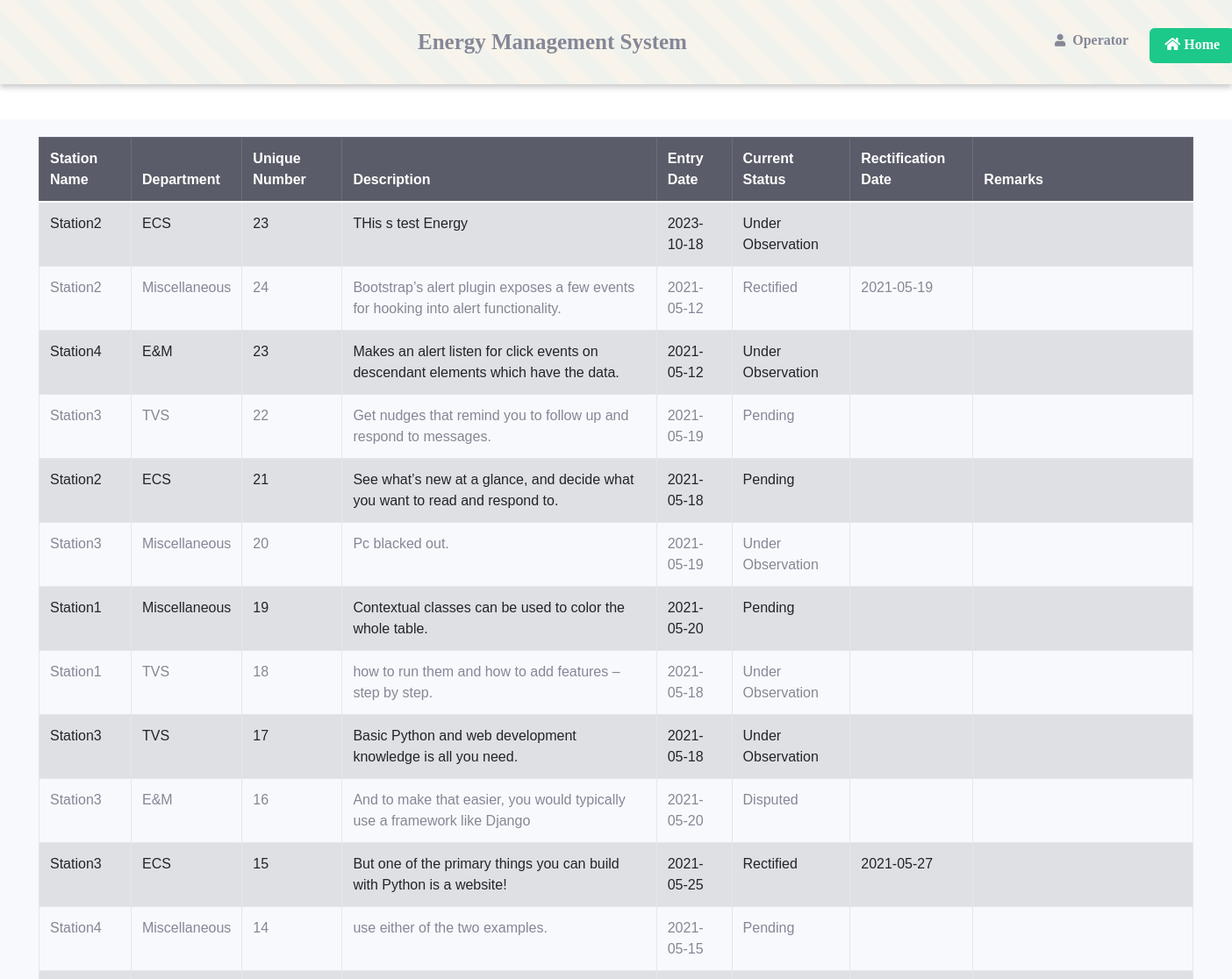
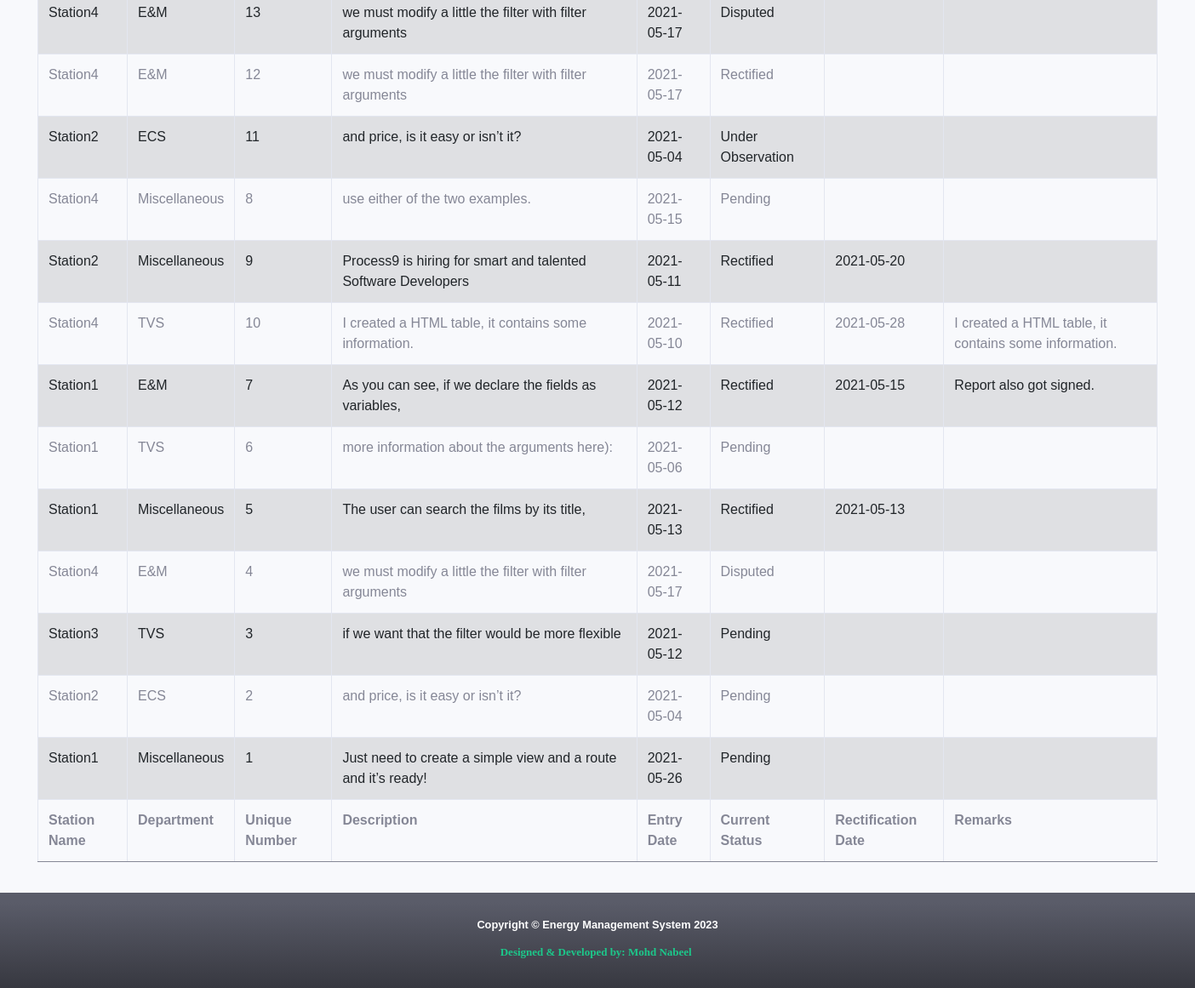
Page /search (signed in) on the committed database (2 pictures, top to bottom).
### webpages/models.py (models this page shows)
class FaultDetail(models.Model):
    station = models.ForeignKey(Station, on_delete=models.CASCADE)
    department = models.ForeignKey(Department, on_delete=models.CASCADE)
    fault_no = models.IntegerField()
    fault_description = models.TextField()
    fault_date = models.CharField(max_length=20)
    current_status = models.ForeignKey(Status, on_delete=models.CASCADE)
    rectification_date = models.CharField(max_length=20, blank=True, null=True)
    remarks = models.CharField(max_length=255, blank=True)
    user_id = models.IntegerField(blank=True, null=True)
    created_date = models.DateTimeField(auto_now_add=True)

class Station(models.Model):
    name = models.CharField(max_length=50)
    def __str__(self):
        return self.name

class Department(models.Model):
    dep_name = models.CharField(max_length=50)
    def __str__(self):
        return self.dep_name

class Status(models.Model):
    class Meta:
        verbose_name_plural = "Status"
    status = models.CharField(max_length=50)
    def __str__(self):
        return self.status

### webpages/views.py (the view)
# urls.py: path('search', views.search, name="search"),
@ login_required(login_url='login')
def search(request):
    faultdetails = FaultDetail.objects.order_by('-created_date')
    data = {
        'faultdetails': faultdetails,
    }
    return render(request, 'webpages/search.html', data)

### templates/webpages/search.html (shortened to what this page needs)
{% extends 'base.html' %}
{% load static %}
{% block content %}
<!DOCTYPE html>
<html lang="en">
<head>
    <link href="{% static 'vendor/fontawesome-free/css/all.min.css' %}" rel="stylesheet" type="text/css">
    <link href="{% static 'css/sb-admin-2.min.css' %}" rel="stylesheet">
</head>
<body id="page-top">
    <div id="wrapper">
        <div id="content-wrapper" class="d-flex flex-column">
            <div id="content">
                <div class="container-fluid">
                        <div class="card-body">
                            <div class="table-responsive">
                                <table class="table table-bordered table-striped" id="dataTable" width="100%" cellspacing="0">
                                    <thead class="thead-dark">
                                        <tr>
                                            <th>Station Name</th>
                                            <th>Department</th>
                                            <th>Unique Number</th>
                                            <th>Description</th>
                                            <th>Entry Date</th>
											<th>Current Status</th>
                                            <th>Rectification Date</th>
											<th>Remarks</th>
                                        </tr>
                                    </thead>
                                    <tfoot>
                                        <tr>
                                            <th>Station Name</th>
                                            <th>Department</th>
                                            <th>Unique Number</th>
                                            <th>Description</th>
                                            <th>Entry Date</th>
											<th>Current Status</th>
                                            <th>Rectification Date</th>
											<th>Remarks</th>
                                        </tr>
                                    </tfoot>
                                    <tbody>
                                    {% for fault in faultdetails %}
                                        <tr>
                                            <td>{{fault.station}}</td>
                                            <td>{{fault.department}}</td>
                                            <td>{{fault.fault_no}}</td>
                                            <td>{{fault.fault_description}}</td>
                                            <td>{{fault.fault_date}}</td>
                                            <td>{{fault.current_status}}</td>
                                            <td>{{fault.rectification_date}}</td>
											<td>{{fault.remarks}}</td>
                                        </tr>
                                        {% endfor %}
                                    </tbody>
                                </table>
                            </div>
                        </div>
                </div>
            </div>
        </div>
    </div>
</body>
</html>
{% endblock content %}

### templates/includes/header.html (shortened to what this page needs)
{% load static %}
<header>
<div class="container-fluid">
<div class="myclass row pt-4 pb-4">
      <div class="col-md-4 col-sm-3">
      <a class="navbar-brand px-5 logo">
      </a>
      </div>
      <div class="col-md-4 col-sm-4 px-1">
            <a class="mybrand navbar-brand fw-bold">Energy Management System</a>
      </div>
      <div class="mybutton col-md-4 col-sm-4 pt-2">
      <i class="fa fa-user fa-sm mr-4" aria-hidden="true"><a class="fs-6 ml-2">{{request.user.first_name}}</a></i>
      <a class="btn btn-success px-3" href="{% url 'dashboard'%}"><i class="fas fa-home" aria-hidden="true"></i>
            <strong>Home</strong></a>
      </div>
</div>
</div>
</header>

### mycms/static/css/styles.css (style rules this page uses)
header { background: repeating-linear-gradient(45deg, #f0f2ed, #f0f2ed 20px, #f8f4eb 20px, #f8f4eb 40px); box-shadow: 0 4px 6px rgba(0,0,0,.2); margin-bottom:40px; }
.mybrand { font-size: 25px !important; }
.mybutton { padding-left: 80px !important; }
@media only screen and (min-device-width: 768px) and (max-device-width: 1024px) { .mybutton { display: flex; padding-left: 270px !important; } }

### mycms/static/css/admin.css (style rules this page uses)
* { margin: 0px; padding: 0px; box-sizing: border-box; }
body, html { height: 100%; font-family: Poppins-Regular, sans-serif; }
a { font-family: Poppins-Regular; font-size: 14px; line-height: 1.7; color: #666666; margin: 0px; transition: all 0.4s; -webkit-transition: all 0.4s; -o-transition: all 0.4s; -moz-transition: all 0.4s; }

### rows in the picture
FaultDetail: station "Station2", department "ECS", fault_no "23", fault_description "THis s test Energy", fault_date "2023-10-18", current_status "Under Observation"
FaultDetail: station "Station2", department "Miscellaneous", fault_no "24", fault_description "Bootstrap’s alert plugin exposes a few events for hooking into alert functionality.", fault_date "2021-05-12", current_status "Rectified", rectification_date "2021-05-19"
FaultDetail: station "Station4", department "E&M", fault_no "23", fault_description "Makes an alert listen for click events on descendant elements which have the data.", fault_date "2021-05-12", current_status "Under Observation"
FaultDetail: station "Station3", department "TVS", fault_no "22", fault_description "Get nudges that remind you to follow up and respond to messages.", fault_date "2021-05-19", current_status "Pending"
FaultDetail: station "Station2", department "ECS", fault_no "21", fault_description "See what’s new at a glance, and decide what you want to read and respond to.", fault_date "2021-05-18", current_status "Pending"
FaultDetail: station "Station3", department "Miscellaneous", fault_no "20", fault_description "Pc blacked out.", fault_date "2021-05-19", current_status "Under Observation"
FaultDetail: station "Station1", department "Miscellaneous", fault_no "19", fault_description "Contextual classes can be used to color the whole table.", fault_date "2021-05-20", current_status "Pending"
FaultDetail: station "Station1", department "TVS", fault_no "18", fault_description "how to run them and how to add features – step by step.", fault_date "2021-05-18", current_status "Under Observation"
FaultDetail: station "Station3", department "TVS", fault_no "17", fault_description "Basic Python and web development knowledge is all you need.", fault_date "2021-05-18", current_status "Under Observation"
FaultDetail: station "Station3", department "E&M", fault_no "16", fault_description "And to make that easier, you would typically use a framework like Django", fault_date "2021-05-20", current_status "Disputed"
FaultDetail: station "Station3", department "ECS", fault_no "15", fault_description "But one of the primary things you can build with Python is a website!", fault_date "2021-05-25", current_status "Rectified", rectification_date "2021-05-27"
FaultDetail: station "Station4", department "Miscellaneous", fault_no "14", fault_description "use either of the two examples.", fault_date "2021-05-15", current_status "Pending"
FaultDetail: station "Station4", department "E&M", fault_no "13", fault_description "we must modify a little the filter with filter arguments", fault_date "2021-05-17", current_status "Disputed"
FaultDetail: station "Station4", department "E&M", fault_no "12", fault_description "we must modify a little the filter with filter arguments", fault_date "2021-05-17", current_status "Rectified"
FaultDetail: station "Station2", department "ECS", fault_no "11", fault_description "and price, is it easy or isn’t it?", fault_date "2021-05-04", current_status "Under Observation"
FaultDetail: station "Station4", department "Miscellaneous", fault_no "8", fault_description "use either of the two examples.", fault_date "2021-05-15", current_status "Pending"
FaultDetail: station "Station2", department "Miscellaneous", fault_no "9", fault_description "Process9 is hiring for smart and talented Software Developers", fault_date "2021-05-11", current_status "Rectified", rectification_date "2021-05-20"
FaultDetail: station "Station4", department "TVS", fault_no "10", fault_description "I created a HTML table, it contains some information.", fault_date "2021-05-10", current_status "Rectified", rectification_date "2021-05-28", remarks "I created a HTML table, it contains some information."
FaultDetail: station "Station1", department "E&M", fault_no "7", fault_description "As you can see, if we declare the fields as variables,", fault_date "2021-05-12", current_status "Rectified", rectification_date "2021-05-15", remarks "Report also got signed."
FaultDetail: station "Station1", department "TVS", fault_no "6", fault_description "more information about the arguments here):", fault_date "2021-05-06", current_status "Pending"
FaultDetail: station "Station1", department "Miscellaneous", fault_no "5", fault_description "The user can search the films by its title,", fault_date "2021-05-13", current_status "Rectified", rectification_date "2021-05-13"
FaultDetail: station "Station4", department "E&M", fault_no "4", fault_description "we must modify a little the filter with filter arguments", fault_date "2021-05-17", current_status "Disputed"
FaultDetail: station "Station3", department "TVS", fault_no "3", fault_description "if we want that the filter would be more flexible", fault_date "2021-05-12", current_status "Pending"
FaultDetail: station "Station2", department "ECS", fault_no "2", fault_description "and price, is it easy or isn’t it?", fault_date "2021-05-04", current_status "Pending"
FaultDetail: station "Station1", department "Miscellaneous", fault_no "1", fault_description "Just need to create a simple view and a route and it’s ready!", fault_date "2021-05-26", current_status "Pending"

### other values in the picture
{{ request.user.first_name }} "Operator"
